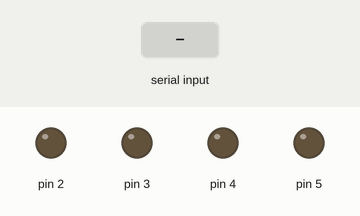
Recording of a sketch running on a simulated Arduino Uno, built with avr-gcc and run on an emulated ATmega328P. Shown: output pins drawn as LEDs (lit = HIGH). The inputs (shaded band) are chosen by the test bench. What the sketch prints to the serial monitor is not drawn.

Above: at 1.2 s.
1.3 s: "1" received over the second serial link
At 1.8 s:
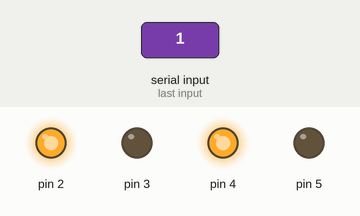
2.8 s: "2" received over the second serial link
At 4.0 s:
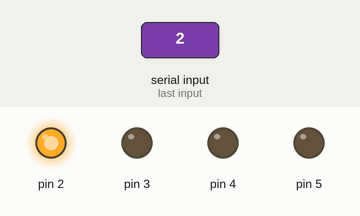
4.3 s: "3" received over the second serial link
At 5.2 s:
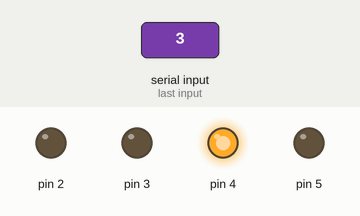
5.8 s: "4" received over the second serial link
At 6.5 s:
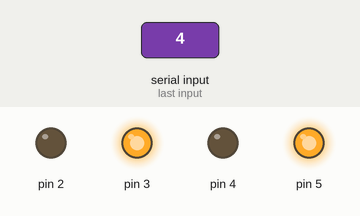
Timing chart, 0 to 8.3 s (numbered marks = the images above; inputs shaded):
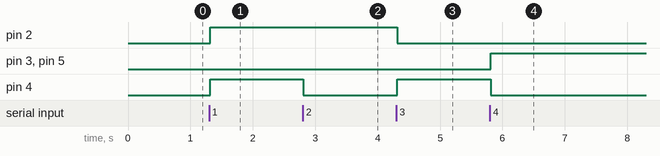

The sketch:

voice_controlled.ino
```cpp
#include <SoftwareSerial.h>
SoftwareSerial BTSerial(10, 11); // RX | TX

void setup()
{
   pinMode(2, OUTPUT);
   pinMode(3, OUTPUT);
   pinMode(4, OUTPUT);
   pinMode(5, OUTPUT);
  Serial.begin(9600);
  BTSerial.begin(9600);
}

void Forward(){
    Serial.println("FORWARD");
    digitalWrite(2,HIGH);
    digitalWrite(4,HIGH);
    digitalWrite(3,LOW);
    digitalWrite(5,LOW);
  }

 void Backward()
  { Serial.println("BACKWARD");
    digitalWrite(2,LOW);
    digitalWrite(4,LOW);
    digitalWrite(3,HIGH);
    digitalWrite(5,HIGH);
  }

 void Left()
  { Serial.println("LEFT");
    digitalWrite(2,LOW);
    digitalWrite(3,LOW);
    digitalWrite(4,HIGH);
    digitalWrite(5,LOW);
  }

 void Right()
  { Serial.println("RIGHT");
    digitalWrite(2,HIGH);
    digitalWrite(3,LOW);
    digitalWrite(4,LOW);
    digitalWrite(5,LOW);
  }

void Stop()

  {Serial.println("STOP");
    digitalWrite(2,LOW);
    digitalWrite(3,LOW);
    digitalWrite(4,LOW);
    digitalWrite(5,LOW);
  }


void loop()
{
  char comm;
  // Keep reading from HC-05 and send to Arduino Serial Monitor
  if (BTSerial.available())
   { comm = BTSerial.read();
    }
  Serial.println(comm);
  switch(comm){
    case '1':
      Forward();
      break;
    case '2':
      Right();
      break;
    case '3':
      Left();
      break;
    case '4':
      Backward();
      break;
    case '5':
      Stop();
    }
}
```

Measured:
- after the input at 1.3 s, pin 2, pin 4: LOW → HIGH at once
- after the input at 2.8 s, pin 4: HIGH → LOW at once
- after the input at 4.3 s, pin 2: HIGH → LOW at once; pin 4: LOW → HIGH at once
- after the input at 5.8 s, pin 3, pin 5: LOW → HIGH at once; pin 4: HIGH → LOW at once
